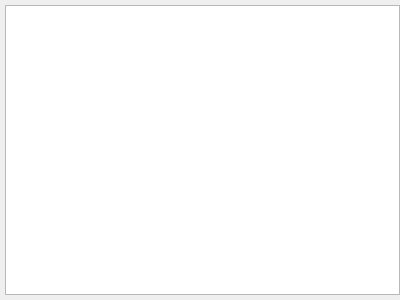
<?xml version="1.0" encoding="UTF-8"?>
<ui version="4.0">
 <class>DataList</class>
 <widget class="QWidget" name="DataList">
  <property name="geometry">
   <rect>
    <x>0</x>
    <y>0</y>
    <width>400</width>
    <height>300</height>
   </rect>
  </property>
  <property name="windowTitle">
   <string>DataList</string>
  </property>
  <layout class="QVBoxLayout" name="verticalLayout">
   <property name="spacing">
    <number>0</number>
   </property>
   <property name="leftMargin">
    <number>5</number>
   </property>
   <property name="topMargin">
    <number>5</number>
   </property>
   <property name="rightMargin">
    <number>0</number>
   </property>
   <property name="bottomMargin">
    <number>5</number>
   </property>
   <item>
    <widget class="QTableView" name="tableView">
     <property name="styleSheet">
      <string notr="true">selection-background-color: rgb(0, 120, 215);
selection-color: rgb(255, 255, 255);</string>
     </property>
     <property name="selectionMode">
      <enum>QAbstractItemView::ExtendedSelection</enum>
     </property>
     <property name="selectionBehavior">
      <enum>QAbstractItemView::SelectRows</enum>
     </property>
     <property name="verticalScrollMode">
      <enum>QAbstractItemView::ScrollPerPixel</enum>
     </property>
     <property name="horizontalScrollMode">
      <enum>QAbstractItemView::ScrollPerPixel</enum>
     </property>
     <attribute name="horizontalHeaderHighlightSections">
      <bool>false</bool>
     </attribute>
     <attribute name="verticalHeaderVisible">
      <bool>false</bool>
     </attribute>
     <attribute name="verticalHeaderMinimumSectionSize">
      <number>20</number>
     </attribute>
     <attribute name="verticalHeaderDefaultSectionSize">
      <number>20</number>
     </attribute>
    </widget>
   </item>
  </layout>
 </widget>
 <resources/>
 <connections/>
</ui>
